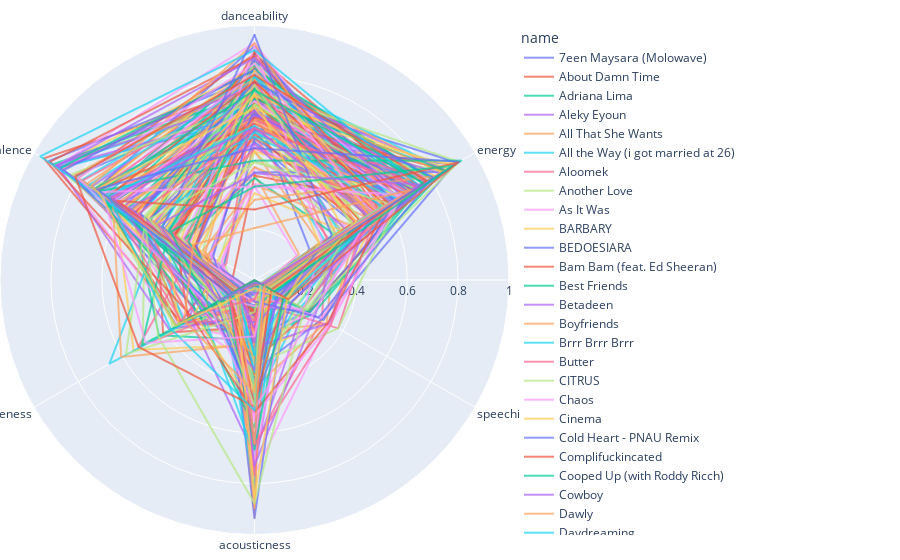

Source (notebook cell):
### Code cell
radarPlot(df, behaviour="separate")
